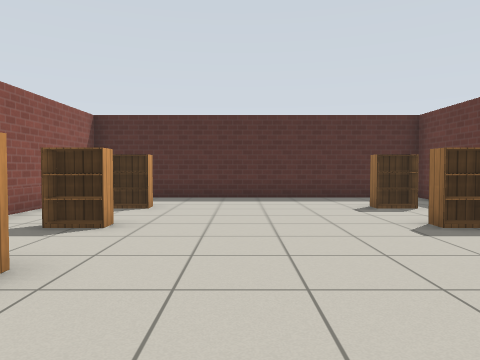
[1] (above)

16 first-person views from a walk through a Gazebo world. The camera is 0.9 m above the floor, tilts 2° down and sees 70° across. The floor is counted in squares, 1 m on a side. Each view is taken from the middle of a square. On the plan, view 1 faces up. The plan holds only what a view shows up to about 12 squares ahead; the rest is blank. Simple patterns stand in for the simulator's built-in surfaces.

[2]
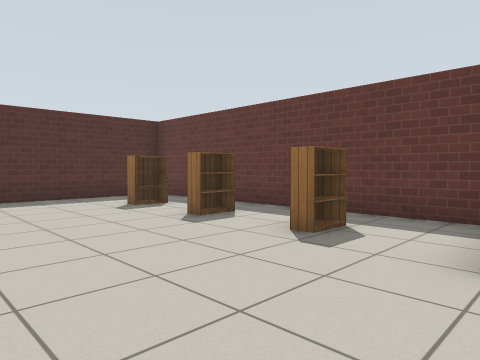

[3]
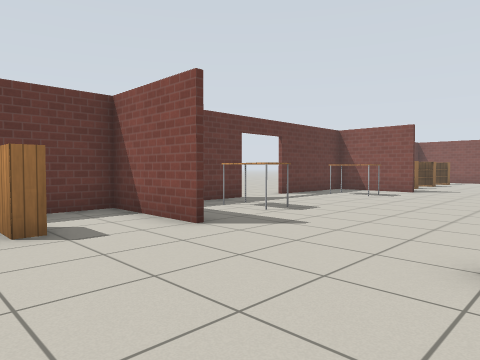

[4]
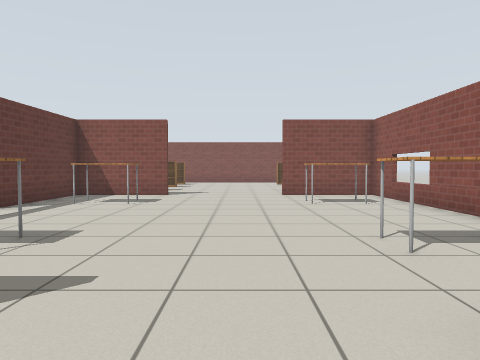

[5]
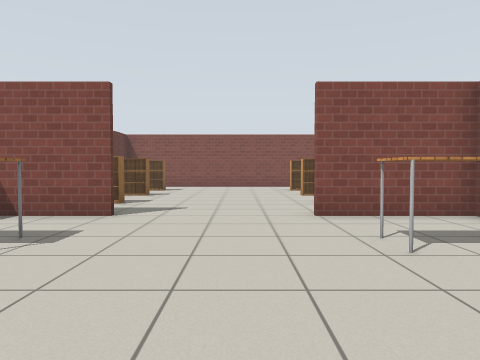

[6]
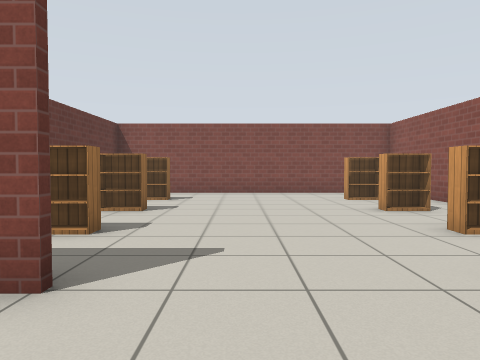

[7]
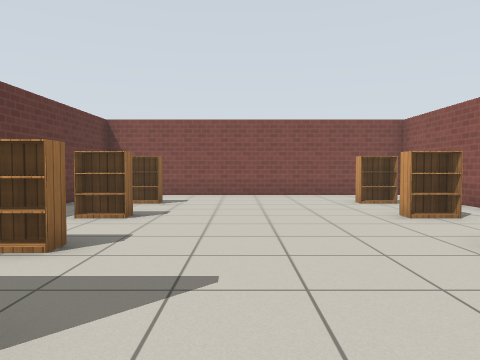

[8]
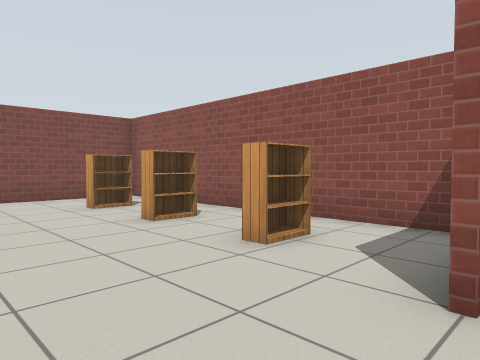

[9]
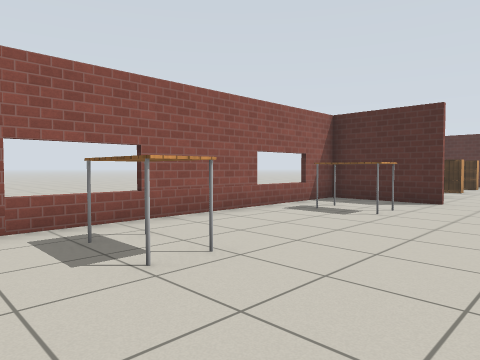

[10]
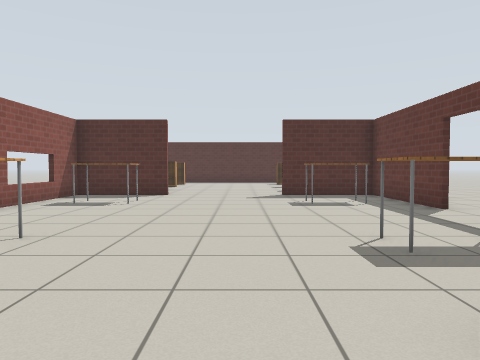

[11]
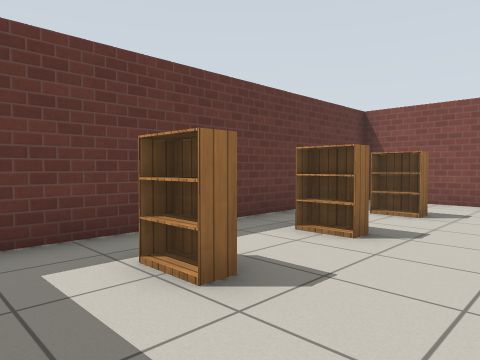

[12]
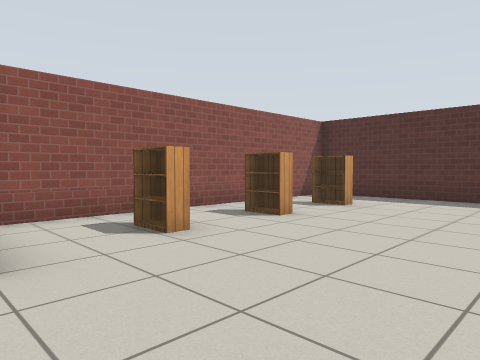

[13]
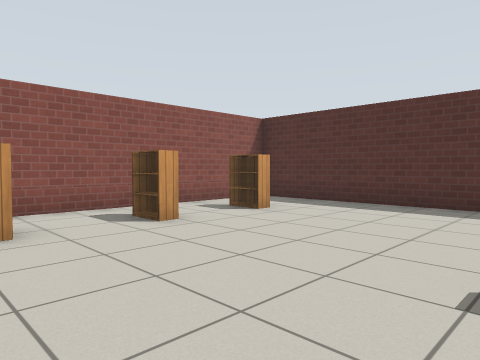

[14]
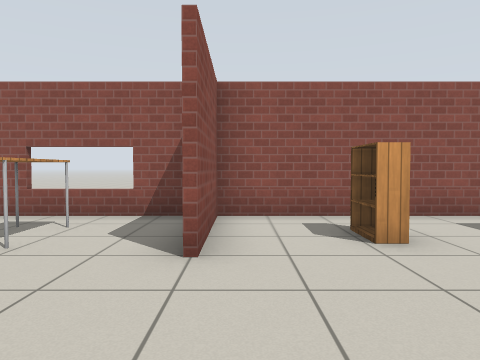

[15]
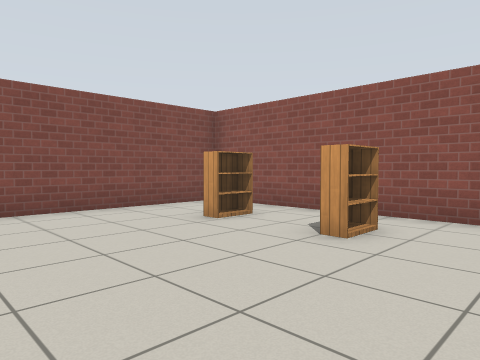

[16]
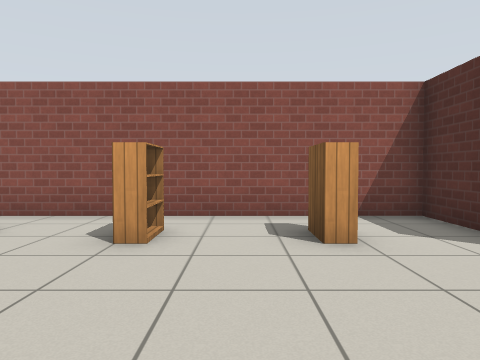

### Floor plan
Points are (right, up) in squares from view 1. A wall is a line through its corners. A room is listed if a view was taken in it or the views show most of it. See-through windows are left out.
Room 1 (views 1, 2, 3, 4, 5, 6, 7, 8, 9, 10, 11, 12, 13, 14, 15, 16)
walls: (2.4, -9.4) (5.4, -9.4) (5.4, -5.5); (-2.9, -9.6) (-4.5, -9.6); (-1.4, 0.4) (-4.5, 0.4); (5.4, -3.5) (5.4, 10.4) (-4.4, 10.4) (-4.4, -19.4) (5.4, -19.4) (5.4, -10.8); (2.4, 0.6) (5.5, 0.6); (-4.5, -9.4) (-1.4, -9.4); (-4.5, 0.6) (-1.4, 0.6); (5.5, 0.4) (2.4, 0.4)
ways out: open door at (5.5, -4.5)
objects: bookshelf (-3, -17) to (-2, -17); bookshelf (-3, -14) to (-2, -14); bookshelf (-3, -12) to (-2, -12); table (-3, -7) to (-2, -7); table (-3, -2) to (-2, -2); bookshelf (-3, 3) to (-2, 3); bookshelf (-3, 5) to (-2, 5); bookshelf (-3, 8) to (-2, 8); bookshelf (3, -17) to (4, -17); bookshelf (3, -14) to (4, -14); bookshelf (3, -12) to (4, -12); table (3, -7) to (4, -7); table (3, -2) to (4, -2); bookshelf (3, 3) to (4, 3); bookshelf (3, 5) to (4, 5); bookshelf (3, 8) to (4, 8)

Positions as (right, up) in squares from view 1, and headings:
1: (0, 0), facing up
2: (-1, 0), facing up-right
3: (-2, 4), facing down-right
4: (0, 2), facing down
5: (0, -3), facing down
6: (1, -7), facing down
7: (1, -8), facing down
8: (1, -9), facing down-left
9: (1, -9), facing up-left
10: (1, -11), facing up
11: (1, -10), facing down-right
12: (2, 0), facing up-left
13: (3, 2), facing up-left
14: (2, 1), facing left
15: (2, -12), facing down-left
16: (2, -13), facing left
